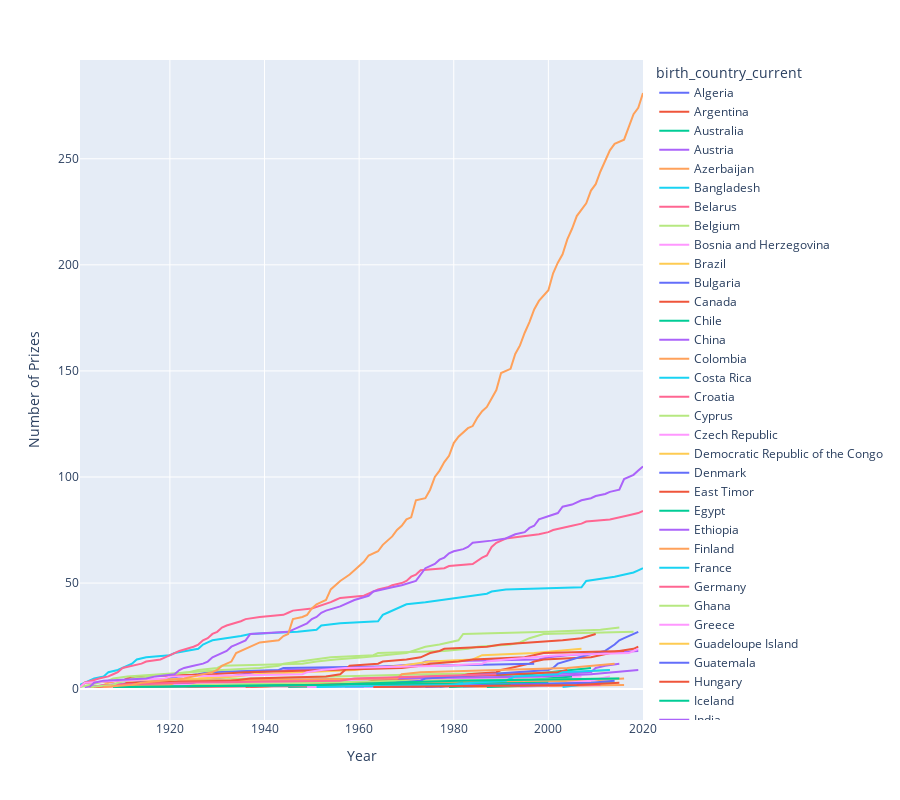

The notebook cell saved with this chart:
### Markdown cell above
### Number of Prizes Won by Each Country Over Time

* When did the United States eclipse every other country in terms of the number of prizes won? 
* Which country or countries were leading previously?
* Calculate the cumulative number of prizes won by each country in every year. Again, use the `birth_country_current` of the winner to calculate this. 
* Create a [plotly line chart](https://plotly.com/python/line-charts/) where each country is a coloured line.

### Code cell
prizes_year_country = df_data.groupby(['year','birth_country_current'],as_index=False).agg({"prize":pd.Series.count})
prizes_year_country= prizes_year_country.groupby(by=['birth_country_current',
                                              'year']).sum().groupby(level=[0]).cumsum()

prizes_year_country.reset_index(inplace=True)

linechart =px.line(prizes_year_country, x=['year'],y='prize',
        color='birth_country_current',
        height=800,
        hover_name='birth_country_current')

linechart.update_layout(xaxis_title='Year',
                      yaxis_title='Number of Prizes' )
linechart.show()
